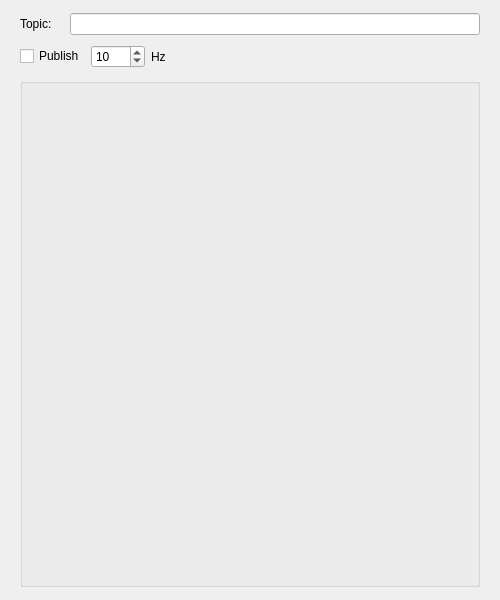
<?xml version="1.0" encoding="UTF-8"?>
<ui version="4.0">
 <class>Form</class>
 <widget class="QWidget" name="Form">
  <property name="geometry">
   <rect>
    <x>0</x>
    <y>0</y>
    <width>500</width>
    <height>600</height>
   </rect>
  </property>
  <property name="windowTitle">
   <string>Virtual Joystick</string>
  </property>
  <layout class="QVBoxLayout" name="verticalLayout">
   <item>
    <widget class="QWidget" name="topicWidget" native="true">
     <property name="sizePolicy">
      <sizepolicy hsizetype="Preferred" vsizetype="Fixed">
       <horstretch>0</horstretch>
       <verstretch>0</verstretch>
      </sizepolicy>
     </property>
     <layout class="QHBoxLayout" name="horizontalLayout">
      <property name="spacing">
       <number>0</number>
      </property>
      <property name="topMargin">
       <number>2</number>
      </property>
      <property name="bottomMargin">
       <number>2</number>
      </property>
      <item>
       <widget class="QLabel" name="label_2">
        <property name="sizePolicy">
         <sizepolicy hsizetype="Fixed" vsizetype="Preferred">
          <horstretch>0</horstretch>
          <verstretch>0</verstretch>
         </sizepolicy>
        </property>
        <property name="minimumSize">
         <size>
          <width>50</width>
          <height>0</height>
         </size>
        </property>
        <property name="text">
         <string>Topic:</string>
        </property>
        <property name="alignment">
         <set>Qt::AlignLeading|Qt::AlignLeft|Qt::AlignVCenter</set>
        </property>
       </widget>
      </item>
      <item>
       <widget class="QLineEdit" name="topicLineEdit">
        <property name="sizePolicy">
         <sizepolicy hsizetype="Minimum" vsizetype="Fixed">
          <horstretch>0</horstretch>
          <verstretch>0</verstretch>
         </sizepolicy>
        </property>
        <property name="minimumSize">
         <size>
          <width>160</width>
          <height>0</height>
         </size>
        </property>
        <property name="placeholderText">
         <string/>
        </property>
        <property name="clearButtonEnabled">
         <bool>false</bool>
        </property>
       </widget>
      </item>
     </layout>
    </widget>
   </item>
   <item>
    <widget class="QWidget" name="publishWidget" native="true">
     <property name="sizePolicy">
      <sizepolicy hsizetype="Preferred" vsizetype="Fixed">
       <horstretch>0</horstretch>
       <verstretch>0</verstretch>
      </sizepolicy>
     </property>
     <property name="minimumSize">
      <size>
       <width>0</width>
       <height>0</height>
      </size>
     </property>
     <layout class="QHBoxLayout" name="horizontalLayout_2">
      <property name="topMargin">
       <number>2</number>
      </property>
      <property name="bottomMargin">
       <number>2</number>
      </property>
      <item>
       <widget class="QCheckBox" name="publishCheckBox">
        <property name="sizePolicy">
         <sizepolicy hsizetype="Fixed" vsizetype="Fixed">
          <horstretch>0</horstretch>
          <verstretch>0</verstretch>
         </sizepolicy>
        </property>
        <property name="minimumSize">
         <size>
          <width>40</width>
          <height>20</height>
         </size>
        </property>
        <property name="text">
         <string>Publish</string>
        </property>
       </widget>
      </item>
      <item>
       <widget class="QSpinBox" name="rateSpinBox">
        <property name="sizePolicy">
         <sizepolicy hsizetype="Fixed" vsizetype="Fixed">
          <horstretch>0</horstretch>
          <verstretch>0</verstretch>
         </sizepolicy>
        </property>
        <property name="minimum">
         <number>1</number>
        </property>
        <property name="maximum">
         <number>1000</number>
        </property>
        <property name="value">
         <number>10</number>
        </property>
       </widget>
      </item>
      <item>
       <widget class="QLabel" name="label">
        <property name="sizePolicy">
         <sizepolicy hsizetype="Fixed" vsizetype="Minimum">
          <horstretch>0</horstretch>
          <verstretch>0</verstretch>
         </sizepolicy>
        </property>
        <property name="minimumSize">
         <size>
          <width>10</width>
          <height>0</height>
         </size>
        </property>
        <property name="text">
         <string>Hz</string>
        </property>
        <property name="alignment">
         <set>Qt::AlignLeading|Qt::AlignLeft|Qt::AlignVCenter</set>
        </property>
       </widget>
      </item>
      <item>
       <spacer name="horizontalSpacer_3">
        <property name="orientation">
         <enum>Qt::Horizontal</enum>
        </property>
        <property name="sizeHint" stdset="0">
         <size>
          <width>40</width>
          <height>5</height>
         </size>
        </property>
       </spacer>
      </item>
     </layout>
    </widget>
   </item>
   <item>
    <widget class="QWidget" name="controlWidget" native="true">
     <layout class="QHBoxLayout" name="horizontalLayout_3">
      <property name="topMargin">
       <number>2</number>
      </property>
      <property name="bottomMargin">
       <number>2</number>
      </property>
      <item>
       <widget class="QGroupBox" name="Test">
        <property name="sizePolicy">
         <sizepolicy hsizetype="Expanding" vsizetype="Expanding">
          <horstretch>0</horstretch>
          <verstretch>0</verstretch>
         </sizepolicy>
        </property>
        <property name="minimumSize">
         <size>
          <width>200</width>
          <height>340</height>
         </size>
        </property>
        <property name="title">
         <string/>
        </property>
        <property name="flat">
         <bool>false</bool>
        </property>
        <property name="checkable">
         <bool>false</bool>
        </property>
        <widget class="QLabel" name="joyPosLabel">
         <property name="geometry">
          <rect>
           <x>370</x>
           <y>540</y>
           <width>161</width>
           <height>21</height>
          </rect>
         </property>
         <property name="sizePolicy">
          <sizepolicy hsizetype="Expanding" vsizetype="Expanding">
           <horstretch>0</horstretch>
           <verstretch>0</verstretch>
          </sizepolicy>
         </property>
         <property name="text">
          <string>(0,0)</string>
         </property>
         <property name="textFormat">
          <enum>Qt::PlainText</enum>
         </property>
         <property name="alignment">
          <set>Qt::AlignRight|Qt::AlignTrailing|Qt::AlignVCenter</set>
         </property>
        </widget>
        <widget class="QComboBox" name="shapeSelectBox">
         <property name="geometry">
          <rect>
           <x>30</x>
           <y>540</y>
           <width>161</width>
           <height>25</height>
          </rect>
         </property>
         <property name="sizePolicy">
          <sizepolicy hsizetype="Expanding" vsizetype="Expanding">
           <horstretch>0</horstretch>
           <verstretch>0</verstretch>
          </sizepolicy>
         </property>
         <property name="currentText">
          <string/>
         </property>
        </widget>
        <widget class="JoystickView" name="joy" native="true">
         <property name="geometry">
          <rect>
           <x>0</x>
           <y>20</y>
           <width>561</width>
           <height>501</height>
          </rect>
         </property>
         <property name="sizePolicy">
          <sizepolicy hsizetype="Expanding" vsizetype="Expanding">
           <horstretch>0</horstretch>
           <verstretch>0</verstretch>
          </sizepolicy>
         </property>
        </widget>
        <widget class="QWidget" name="gridLayoutWidget">
         <property name="geometry">
          <rect>
           <x>20</x>
           <y>600</y>
           <width>524</width>
           <height>89</height>
          </rect>
         </property>
         <layout class="QGridLayout" name="gridLayout">
          <!-- <item row="1" column="4">
           <widget class="QPushButton" name="button10">
            <property name="text">
             <string>10</string>
            </property>
           </widget>
          </item> -->
          <!-- <item row="2" column="6">
           <widget class="QPushButton" name="button18">
            <property name="text">
             <string>18</string>
            </property>
           </widget>
          </item> -->
          <!-- <item row="1" column="5">
           <widget class="QPushButton" name="button11">
            <property name="text">
             <string>11</string>
            </property>
           </widget>
          </item> -->
          <!-- <item row="1" column="1">
           <widget class="QPushButton" name="button7">
            <property name="text">
             <string>7</string>
            </property>
           </widget>
          </item> -->
          <item row="0" column="2">
           <widget class="QPushButton" name="button2">
            <property name="text">
             <string>Reset XYZ</string>
            </property>
           </widget>
          </item>
          <!-- <item row="2" column="3">
           <widget class="QPushButton" name="button15">
            <property name="text">
             <string>15</string>
            </property>
           </widget>
          </item> -->
          <item row="0" column="3">
           <widget class="QPushButton" name="button3">
            <property name="text">
             <string>X/Y</string>
            </property>
            <property name="checkable">
                <bool>true</bool>
            </property>
           </widget>
          </item>
          <!-- <item row="2" column="1">
           <widget class="QPushButton" name="button13">
            <property name="text">
             <string>13</string>
            </property>
           </widget>
          </item> -->
          <item row="0" column="1">
           <widget class="QPushButton" name="button1">
            <property name="sizePolicy">
             <sizepolicy hsizetype="Minimum" vsizetype="Minimum">
              <horstretch>0</horstretch>
              <verstretch>0</verstretch>
             </sizepolicy>
            </property>
            <property name="text">
             <string>Reset RPY</string>
            </property>
           </widget>
          </item>
          <!-- <item row="2" column="5">
           <widget class="QPushButton" name="button17">
            <property name="text">
             <string>17</string>
            </property>
           </widget>
          </item> -->
          <item row="0" column="4">
           <widget class="QPushButton" name="button4">
            <property name="text">
             <string>Z/Yaw</string>
            </property>
            <property name="checkable">
                <bool>true</bool>
            </property>
           </widget>
          </item>
          <item row="0" column="5">
           <widget class="QPushButton" name="button5">
            <property name="text">
             <string>Roll/Pitch</string>
            </property>
           </widget>
          </item>
          <!-- <item row="1" column="2">
           <widget class="QPushButton" name="button8">
            <property name="text">
             <string>8</string>
            </property>
           </widget>
          </item> -->
          <!-- <item row="2" column="4">
           <widget class="QPushButton" name="button16">
            <property name="text">
             <string>16</string>
            </property>
           </widget>
          </item> -->
          <!-- <item row="1" column="3">
           <widget class="QPushButton" name="button9">
            <property name="text">
             <string>9</string>
            </property>
           </widget>
          </item> -->
          <!-- <item row="1" column="0">
           <spacer name="horizontalSpacer">
            <property name="orientation">
             <enum>Qt::Horizontal</enum>
            </property>
            <property name="sizeHint" stdset="0">
             <size>
              <width>40</width>
              <height>20</height>
             </size>
            </property>
           </spacer>
          </item> -->
          <!-- <item row="2" column="2">
           <widget class="QPushButton" name="button14">
            <property name="text">
             <string>14</string>
            </property>
           </widget>
          </item> -->
          <!-- <item row="0" column="6">
           <widget class="QPushButton" name="button6">
            <property name="text">
             <string>6</string>
            </property>
           </widget>
          </item> -->
          <!-- <item row="1" column="6">
           <widget class="QPushButton" name="button12">
            <property name="text">
             <string>12</string>
            </property>
           </widget>
          </item> -->
          <!-- <item row="1" column="7">
           <spacer name="horizontalSpacer_2">
            <property name="orientation">
             <enum>Qt::Horizontal</enum>
            </property>
            <property name="sizeHint" stdset="0">
             <size>
              <width>40</width>
              <height>20</height>
             </size>
            </property>
           </spacer>
          </item> -->
         </layout>
        </widget>
        <zorder>joy</zorder>
        <zorder>joyPosLabel</zorder>
        <zorder>shapeSelectBox</zorder>
        <zorder>gridLayoutWidget</zorder>
       </widget>
      </item>
     </layout>
    </widget>
   </item>
  </layout>
 </widget>
 <customwidgets>
  <customwidget>
   <class>JoystickView</class>
   <extends>QWidget</extends>
   <header>rqt_virtual_joy.joystickView</header>
   <container>1</container>
  </customwidget>
 </customwidgets>
 <resources/>
 <connections/>
</ui>
